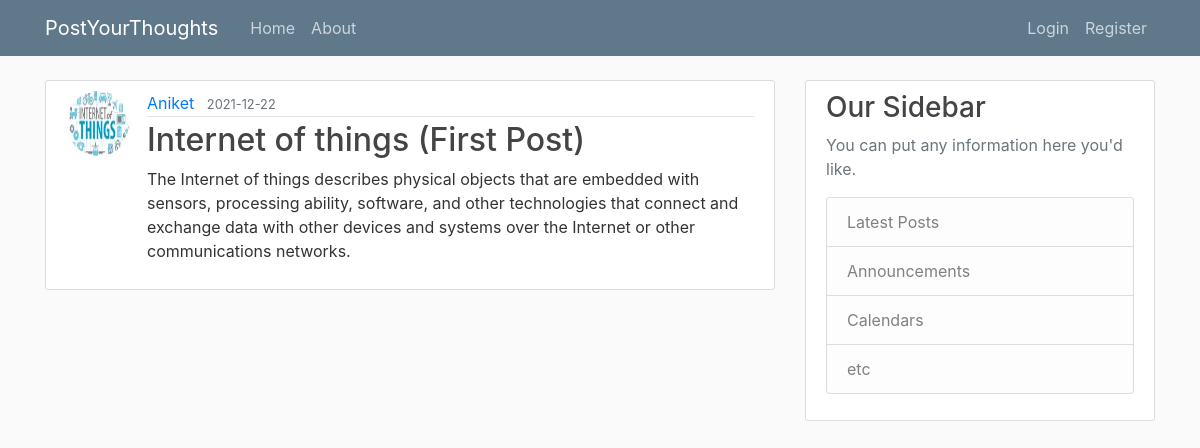
/post/1, run on the app's committed database.
### flaskblog/models.py (models this page shows, shortened)
class User(db.Model, UserMixin):
    id = db.Column(db.Integer, primary_key=True)
    username = db.Column(db.String(20), unique=True, nullable=False)
    email = db.Column(db.String(120), unique=True, nullable=False)
    image_file = db.Column(db.String(20), nullable=False, default='default.jpg')
    password = db.Column(db.String(60), nullable=False)
    post = db.relationship('Post', backref='author', lazy=True)

class Post(db.Model):
    id = db.Column(db.Integer, primary_key=True)
    title = db.Column(db.String(100), nullable=False)
    date_posted = db.Column(db.DateTime, nullable=False, default=datetime.utcnow)
    content = db.Column(db.Text, nullable=False)
    user_id = db.Column(db.Integer, db.ForeignKey('user.id'), nullable=False)

### flaskblog/routes.py (the view)
@app.route("/post/<int:post_id>")
def post(post_id):
    post = Post.query.get_or_404(post_id)
    return render_template('post.html', title=post.title, post=post)

### flaskblog/templates/post.html (shortened to what this page needs)
{% extends "layout.html" %}
{%block content%}
    <article class="media content-section">
        <img class="rounded-circle article-img" src="{{url_for('static', filename='profile_pics/' + post.author.image_file)}}" alt="">
        <div class="media-body">
        <div class="article-metadata">
            <a class="mr-2" href="{{url_for('user_posts', username=post.author.username)}}">{{ post.author.username }}</a>
            <small class="text-muted">{{ post.date_posted.strftime('%Y-%m-%d') }}</small>
        </div>
        <h2 class="article-title">{{ post.title }}</h2>
        <p class="article-content">{{ post.content }}</p>
        </div>
    </article>
{%endblock content%}

### flaskblog/static/main.css (style rules this page uses)
body { background: #fafafa; color: #333333; margin-top: 5rem; }
h1, h2, h3, h4, h5, h6 { color: #444444; }
.content-section { background: #ffffff; padding: 10px 20px; border: 1px solid #dddddd; border-radius: 3px; margin-bottom: 20px; }
.article-title { color: #444444; }
.article-content { white-space: pre-line; }
.article-img { height: 65px; width: 65px; margin-right: 16px; }
.article-metadata { padding-bottom: 1px; margin-bottom: 4px; border-bottom: 1px solid #e3e3e3 }

### data on the page
User: image_file (picture), author.username "Aniket"
Post: date_posted "2021-12-22", title "Internet of things (First Post)", content "The Internet of things describes physical objects that are embedded with sensors, processing ability, software, and other technologies that connect and exchange data with other devices and systems over the Internet or other communications networks."
